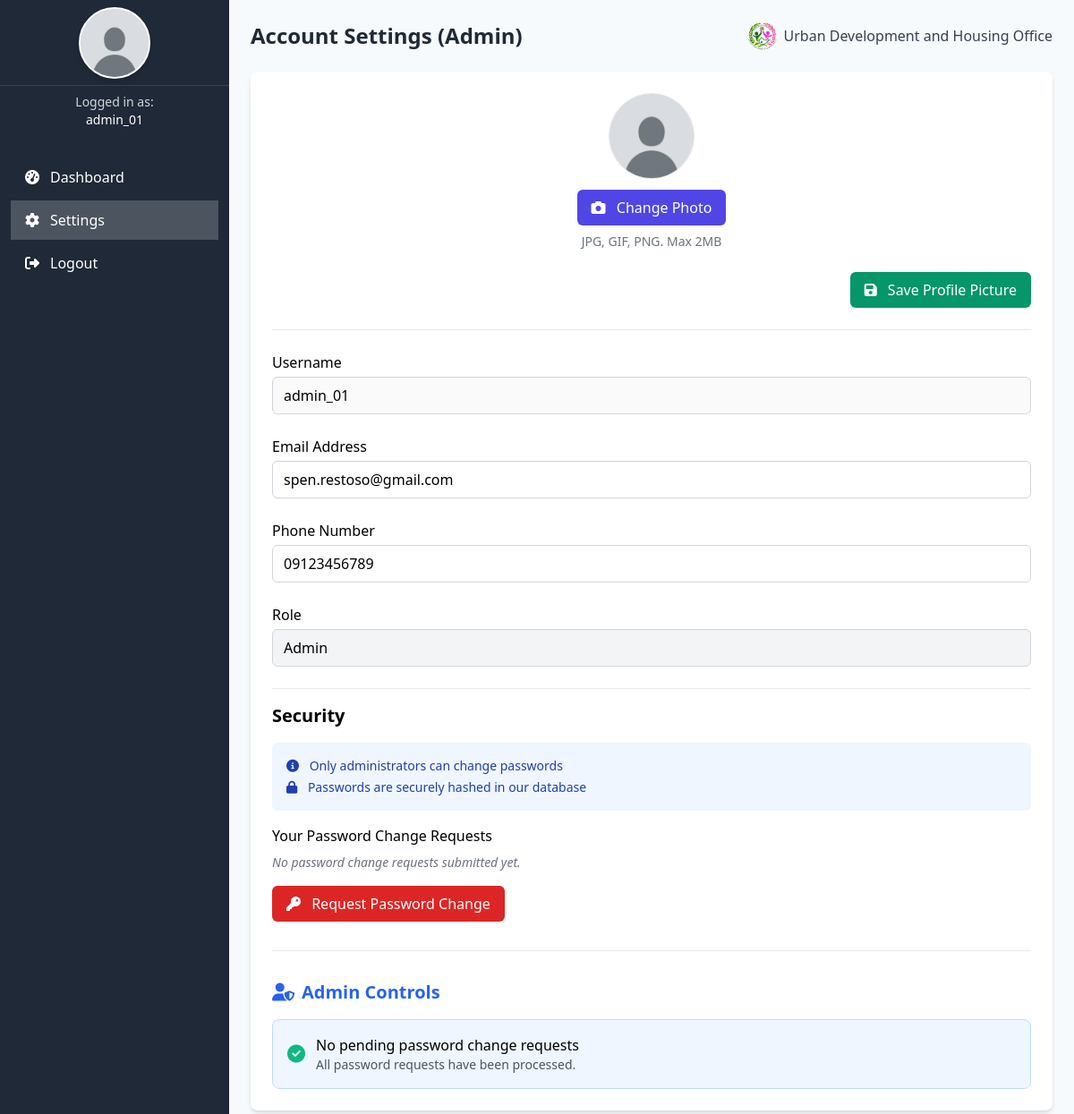
The page /settings.php (signed in) on the database its author committed.
### tables this page shows
CREATE TABLE `users` (
  `id` int(11) NOT NULL AUTO_INCREMENT,
  `username` varchar(50) NOT NULL,
  `password` varchar(255) DEFAULT NULL,
  `role` enum('Admin','Operation','Admin Executive','HOA','Enumerator') NOT NULL,
  `created_at` timestamp NOT NULL DEFAULT current_timestamp(),
  `email` varchar(100) DEFAULT NULL,
  `phone` varchar(20) DEFAULT NULL,
  `password_changed_at` timestamp NULL DEFAULT NULL,
  `profile_picture` varchar(255) DEFAULT 'DEFAULT_PROFILE.jpg',
  `reset_code` varchar(10) DEFAULT NULL,
  `reset_expiry` datetime DEFAULT NULL,
  PRIMARY KEY (`id`),
  UNIQUE KEY `username` (`username`),
  UNIQUE KEY `email` (`email`)
);

### settings.php (the view, shortened to what this page needs)
<?php
$servername = "localhost";
$username   = "u198271324_admin";
$password   = "Udhodbms01";
$dbname     = "u198271324_udho_db";
$conn = new mysqli($servername, $username, $password, $dbname);
$userId = $_SESSION['user_id'] ?? 0;
$role = $_SESSION['role'] ?? 'Guest';
$profilePicture = 'default_profile.jpg';
$user = [
    'username' => '',
    'email' => '',
    'phone' => ''
];
if ($userId) {
    $stmt = $conn->prepare("SELECT username, email, phone, profile_picture FROM users WHERE id=?");
    $stmt->bind_param("i", $userId);
    $stmt->execute();
    $result = $stmt->get_result();
    if ($row = $result->fetch_assoc()) {
        $user['username'] = $row['username'];
        $user['email']    = $row['email'];
        $user['phone']    = $row['phone'];
        if (!empty($row['profile_picture'])) {
            $profilePicture = $row['profile_picture'];
        } else {
            $profilePicture = 'default_profile.jpg';
        }
    }
}
$password_requests_list = [];
$pending_requests = [];
$currentPage = basename($_SERVER['PHP_SELF']);
?>
<!DOCTYPE html>
<html lang="en">
<head>
  <link href="https://cdn.jsdelivr.net/npm/tailwindcss@2.2.19/dist/tailwind.min.css" rel="stylesheet" />
  <link href="https://cdnjs.cloudflare.com/ajax/libs/font-awesome/6.4.0/css/all.min.css" rel="stylesheet" />
</head>
<body class="bg-gray-100">
  <div class="main-container">
    <?php if ($role === "Admin Executive"): ?>
    <div class="sidebar-fixed bg-gray-800 text-white flex flex-col">
      <div class="flex items-center justify-center h-24">
        <div class="rounded-full bg-gray-200 w-20 h-20 flex items-center justify-center overflow-hidden border-2 border-white shadow-md">
          <?php
          $profilePicture = isset($_SESSION['profile_picture']) ? $_SESSION['profile_picture'] : 'default_profile.jpg';
          ?>
          <img src="/assets/profile_pictures/<?php echo htmlspecialchars($profilePicture); ?>"
              alt="Profile Picture"
              class="w-full h-full object-cover"
              onerror="this.src='/assets/DEFAULT_PROFILE.jpg'">
        </div>
      </div>
      <div class="px-4 py-2 text-center text-sm text-gray-300">
        Logged in as: <br>
        <span class="font-medium text-white"><?php echo htmlspecialchars($_SESSION['username'] ?? 'User'); ?></span>
      </div>
      <nav class="mt-6 flex-1 overflow-y-auto">
        <ul class="space-y-1">
          <li>
            <a href="/Admin executive/adminexecutive_dashboard.php" class="sidebar-link flex items-center py-3 px-4 <?php echo $currentPage=='adminexecutive_dashboard.php'?'active-link':''; ?>">
              <i class="fas fa-chart-bar mr-3"></i> Executive Dashboard
            </a>
          </li>
          <li class="dropdown-item">
            <div class="dropdown-toggle flex items-center justify-between py-3 px-4 cursor-pointer" data-target="hoa-menu">
              <div class="flex items-center">
                <i class="fas fa-home mr-3"></i>
                <span>HOA Management</span>
              </div>
              <i class="fas fa-chevron-down text-xs"></i>
            </div>
            <ul id="hoa-menu" class="dropdown-menu bg-gray-700">
              <li>
                <a href="/Admin executive/HOA/hoa_dashboard.php" class="submenu-link">
                  <i class="fas fa-tachometer-alt mr-2"></i> HOA Dashboard
                </a>
              </li>
              <li>
                <a href="/Admin executive/HOA/hoa_payment.php" class="submenu-link">
                  <i class="fas fa-money-bill-wave mr-2"></i> Payment Records
                </a>
              </li>
              <li>
                <a href="/Admin executive/HOA/hoa_records.php" class="submenu-link">
                  <i class="fas fa-file-alt mr-2"></i> HOA Records
                </a>
              </li>
            </ul>
          </li>
          <li class="dropdown-item">
            <div class="dropdown-toggle flex items-center justify-between py-3 px-4 cursor-pointer" data-target="operation-menu">
              <div class="flex items-center">
                <i class="fas fa-cogs mr-3"></i>
                <span>Operation</span>
              </div>
              <i class="fas fa-chevron-down text-xs"></i>
            </div>
            <ul id="operation-menu" class="dropdown-menu bg-gray-700">
              <li>
                <a href="/Admin executive/Operation/operation_dashboard.php" class="submenu-link">
                  <i class="fas fa-tachometer-alt mr-2"></i> Operation Dashboard
                </a>
              </li>
              <li>
                <a href="/Admin executive/Operation/operation_IDSAP.php" class="submenu-link">
                  <i class="fas fa-database mr-2"></i> IDSAP Database
                </a>
              </li>
              <li>
                <a href="/Admin executive/Operation/operation_panel.php" class="submenu-link">
                  <i class="fas fa-gavel mr-2"></i> PDC Cases
                </a>
              </li>
              <li>
                <a href="/Admin executive/Operation/meralco.php" class="submenu-link">
                  <i class="fas fa-bolt mr-2"></i> Meralco Certificate
                </a>
              </li>
              <li>
                <a href="/Admin executive/Operation/meralco_database.php" class="submenu-link">
                  <i class="fas fa-server mr-2"></i> Meralco Database
                </a>
              </li>
            </ul>
          </li>
          <li class="dropdown-item">
            <div class="dropdown-toggle flex items-center justify-between py-3 px-4 cursor-pointer" data-target="admin-menu">
              <div class="flex items-center">
                <i class="fas fa-user-shield mr-3"></i>
                <span>Admin</span>
              </div>
              <i class="fas fa-chevron-down text-xs"></i>
            </div>
            <ul id="admin-menu" class="dropdown-menu bg-gray-700">
              <li>
                <a href="/Admin executive/Admin/admin_dashboard.php" class="submenu-link">
                  <i class="fas fa-tachometer-alt mr-2"></i> Admin Dashboard
                </a>
              </li>
              <li>
                <a href="/Admin executive/Admin/admin_panel.php" class="submenu-link">
                  <i class="fas fa-route mr-2"></i> Routing Slip
                </a>
              </li>
              <li>
                <a href="/Admin executive/Admin/admin_records.php" class="submenu-link">
                  <i class="fas fa-archive mr-2"></i> Records
                </a>
              </li>
            </ul>
          </li>
          <li>
            <a href="/Admin executive/backup.php" class="sidebar-link flex items-center py-3 px-4 <?php echo $currentPage=='backup.php'?'active-link':''; ?>">
              <i class="fas fa-database mr-3"></i> Backup Data
            </a>
          </li>
          <li>
            <a href="/Admin executive/employee.php" class="sidebar-link flex items-center py-3 px-4 <?php echo $currentPage=='employee.php'?'active-link':''; ?>">
              <i class="fas fa-users mr-3"></i> Employees
            </a>
          </li>
          <li>
            <li>
          <a href="../settings.php" class="sidebar-link flex items-center py-3 px-4">
            <i class="fas fa-cog mr-3"></i> Settings
          </a>
        </li>
          </li>
          <li class="mt-auto">
            <a href="../logout.php" class="sidebar-link flex items-center py-3 px-4">
              <i class="fas fa-sign-out-alt mr-3"></i> Logout
            </a>
          </li>
        </ul>
      </nav>
    </div>
    <?php else: ?>
      <div class="sidebar-fixed bg-gray-800 text-white flex flex-col">
        <div class="flex items-center justify-center h-24 border-b border-gray-700">
          <div class="rounded-full bg-gray-200 w-20 h-20 flex items-center justify-center overflow-hidden border-2 border-white shadow-md">
            <img src="/assets/profile_pictures/<?php echo htmlspecialchars($profilePicture); ?>"
                 alt="Profile Picture"
                 class="w-full h-full object-cover"
                 onerror="this.src='/assets/DEFAULT_PROFILE.jpg'">
          </div>
        </div>
        <div class="px-4 py-2 text-center text-sm text-gray-300">
          Logged in as: <br>
          <span class="font-medium text-white"><?php echo htmlspecialchars($_SESSION['username'] ?? 'User'); ?></span>
        </div>
        <nav class="mt-6 flex-1 px-3 overflow-y-auto">
          <ul class="space-y-1">
            <?php if ($role === "Admin"): ?>
              <li>
                <a href="/Admin/admin_dashboard.php" class="block py-2.5 px-4 hover:bg-gray-700 flex items-center">
                  <i class="fas fa-tachometer-alt mr-3"></i> Dashboard
                </a>
              </li>
            <?php endif; ?>
            <li>
              <a href="../settings.php" class="block py-2.5 px-4 hover:bg-gray-700 flex items-center <?php echo $currentPage==='settings.php'?'active-link':''; ?>">
                <i class="fas fa-cog mr-3"></i> Settings
              </a>
            </li>
            <li class="mt-auto">
              <a href="../logout.php" class="block py-2.5 px-4 hover:bg-gray-700 flex items-center ">
                <i class="fas fa-sign-out-alt mr-3"></i> Logout
              </a>
            </li>
          </ul>
        </nav>
      </div>
    <?php endif; ?>
    <div class="main-content-scrollable">
      <div class="p-6">
        <header class="flex flex-col md:flex-row justify-between items-center mb-6 gap-4">
          <h1 class="text-2xl font-bold text-gray-800">Account Settings (<?php echo htmlspecialchars($role); ?>)</h1>
          <div class="flex items-center gap-2">
            <img src="/assets/UDHOLOGO.png" alt="Logo" class="h-8">
            <span class="font-medium text-gray-700">Urban Development and Housing Office</span>
          </div>
        </header>
        <div class="bg-white p-6 rounded-lg shadow-md">
          <form action="settings.php" method="POST" enctype="multipart/form-data" class="space-y-6">
            <div class="flex flex-col items-center">
              <div class="w-24 h-24 rounded-full overflow-hidden border mb-3">
                <img id="profileImage"
                     src="/assets/profile_pictures/<?php echo htmlspecialchars($profilePicture); ?>"
                     alt="Profile"
                     class="w-full h-full object-cover"
                     onerror="this.src='/assets/DEFAULT_PROFILE.jpg'">
              </div>
              <button type="button"
                      onclick="document.getElementById('profileUpload').click()"
                      class="bg-indigo-600 hover:bg-indigo-700 text-white px-4 py-2 rounded-md">
                <i class="fas fa-camera mr-2"></i> Change Photo
              </button>
              <p class="text-sm text-gray-500 mt-2">JPG, GIF, PNG. Max 2MB</p>
            </div>
            <div class="flex justify-end gap-2">
              <button type="submit" name="update_profile"
                      class="bg-green-600 hover:bg-green-700 text-white px-4 py-2 rounded-md">
                <i class="fas fa-save mr-2"></i> Save Profile Picture
              </button>
            </div>
          </form>
          <div class="border-t my-6"></div>
          <form id="settingsForm" class="space-y-6">
            <div>
              <label class="block mb-1 font-medium">Username</label>
              <input type="text"
                     value="<?php echo htmlspecialchars($user['username']); ?>"
                     class="w-full px-3 py-2 border border-gray-300 rounded-md"
                     disabled />
            </div>
            <div>
              <label class="block mb-1 font-medium">Email Address</label>
              <input type="email"
                     name="email"
                     value="<?php echo htmlspecialchars($user['email']); ?>"
                     class="w-full px-3 py-2 border border-gray-300 rounded-md"
                     required />
            </div>
            <div>
              <label class="block mb-1 font-medium">Phone Number</label>
              <input type="tel"
                     name="phone"
                     value="<?php echo htmlspecialchars($user['phone']); ?>"
                     class="w-full px-3 py-2 border border-gray-300 rounded-md"
                     required />
            </div>
            <div>
              <label class="block mb-1 font-medium">Role</label>
              <input type="text"
                     value="<?php echo htmlspecialchars($role); ?>"
                     class="w-full px-3 py-2 border border-gray-300 rounded-md bg-gray-100"
                     disabled />
            </div>
          </form>
          <div class="pt-4 border-t mt-6">
            <h2 class="text-xl font-semibold mb-4">Security</h2>
            <div class="bg-blue-50 p-4 rounded-md mb-4">
              <p class="text-blue-800 text-sm"><i class="fas fa-info-circle mr-2"></i> Only administrators can change passwords</p>
              <p class="text-blue-800 text-sm mt-1"><i class="fas fa-lock mr-2"></i> Passwords are securely hashed in our database</p>
            </div>
            <div class="mt-4">
              <h3 class="font-medium mb-2">Your Password Change Requests</h3>
              <?php if (count($password_requests_list) > 0): ?>
                <div class="space-y-2">
                  <?php foreach ($password_requests_list as $request): ?>
                    <div class="flex justify-between items-center p-3 bg-gray-50 rounded border">
                      <div>
                        <span class="font-medium">Request on <?php echo date('M d, Y h:i A', strtotime($request['created_at'])); ?></span>
                        <?php if (!empty($request['reason'])): ?>
                          <p class="text-sm text-gray-600 mt-1">Reason: <?php echo htmlspecialchars($request['reason']); ?></p>
                        <?php endif; ?>
                      </div>
                      <span class="px-3 py-1 rounded-full text-xs font-medium
                        <?php echo $request['status'] === 'approved' ? 'bg-green-100 text-green-800 border border-green-200' :
                                ($request['status'] === 'rejected' ? 'bg-red-100 text-red-800 border border-red-200' : 'bg-yellow-100 text-yellow-800 border border-yellow-200'); ?>">
                        <?php echo ucfirst($request['status']); ?>
                      </span>
                    </div>
                  <?php endforeach; ?>
                </div>
              <?php else: ?>
                <p class="text-gray-500 text-sm italic">No password change requests submitted yet.</p>
              <?php endif; ?>
            </div>
            <button type="button" onclick="openPasswordModal()"
                    class="bg-red-600 hover:bg-red-700 text-white px-4 py-2 rounded-md mt-4 transition duration-200">
              <i class="fas fa-key mr-2"></i> Request Password Change
            </button>
          </div>
          <?php if (($role === 'Admin' || $role === 'Admin Executive') && count($pending_requests) === 0): ?>
          <div class="pt-8 border-t mt-8">
              <h2 class="text-xl font-semibold mb-4 text-blue-600">
                  <i class="fas fa-user-shield mr-2"></i>Admin Controls
              </h2>
              <div class="bg-blue-50 p-4 rounded-lg border border-blue-200">
                  <div class="flex items-center">
                      <i class="fas fa-check-circle text-green-500 text-xl mr-3"></i>
                      <div>
                          <p class="font-medium">No pending password change requests</p>
                          <p class="text-sm text-gray-600">All password requests have been processed.</p>
                      </div>
                  </div>
              </div>
          </div>
          <?php endif; ?>
        </div>
      </div>
    </div>
  </div>
</body>
</html>

### rows shown on the page
users: username "admin_01", email "spen.restoso@gmail.com", phone "09123456789"

### other values the page prints
$_SESSION['username'] "admin_01"
$role "Admin"
